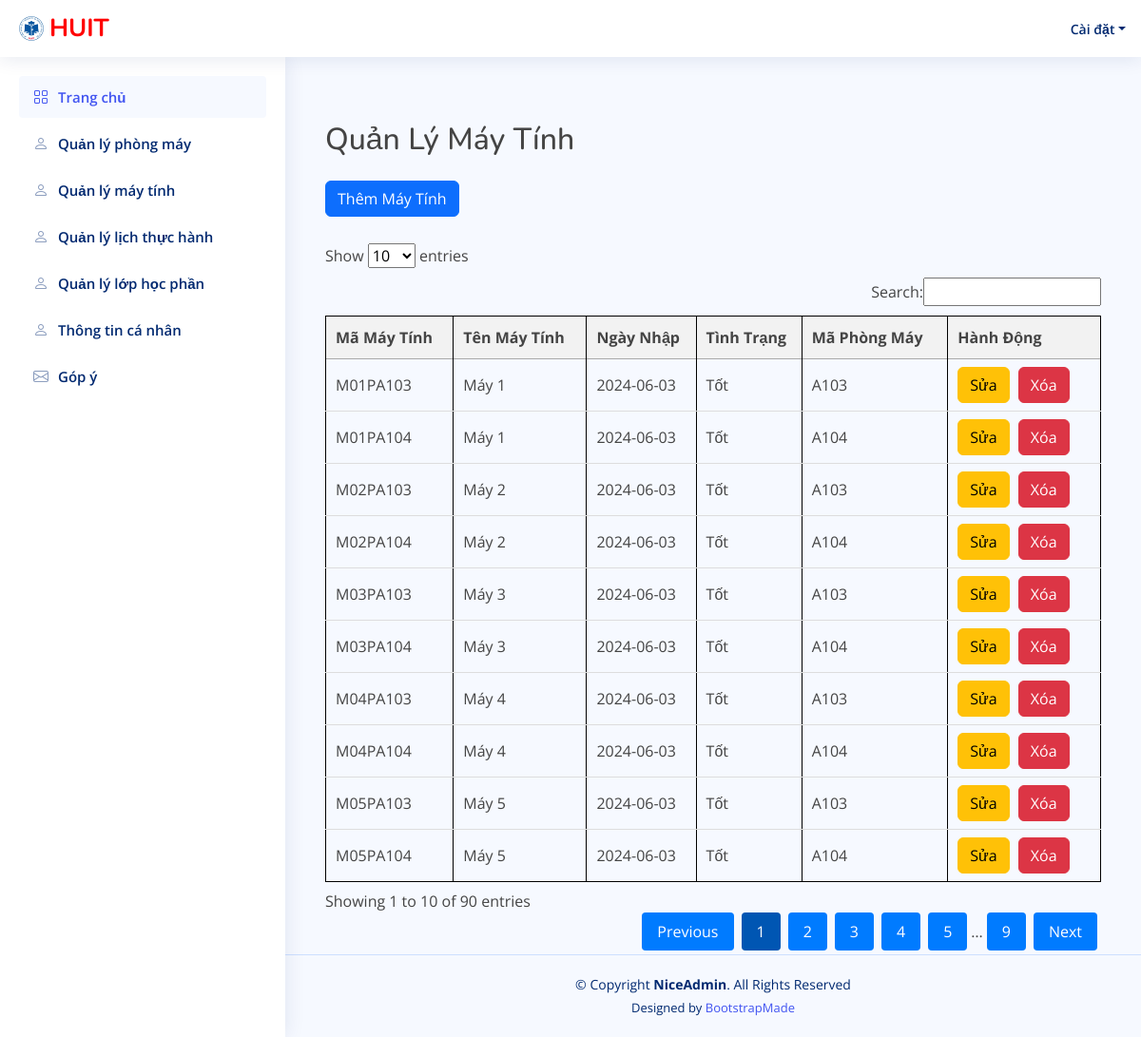
Page /DoAn_QLyPMT_Nhom11/maytinh_index.php on the committed database.
### tables this page shows
CREATE TABLE `maytinh` (
  `maMT` varchar(30) NOT NULL,
  `tenMT` varchar(30) DEFAULT NULL,
  `ngaynhap` date DEFAULT NULL,
  `tinhtrang` varchar(30) DEFAULT NULL,
  `maPM` varchar(30) DEFAULT NULL
);

### DoAn_QLyPMT_Nhom11/maytinh_index.php (the view, shortened to what this page needs)
<?php
include 'database.php';
$conn->set_charset("utf8");
$sql = "SELECT * FROM maytinh";
$result = $conn->query($sql);
$data = array();
if ($result->num_rows > 0) {
    while ($row = $result->fetch_assoc()) {
        $data[] = $row;
    }
}
?>
<!DOCTYPE html>
<html lang="en">
<head>
    <link href="assets/vendor/bootstrap/css/bootstrap.min.css" rel="stylesheet">
    <link href="assets/vendor/bootstrap-icons/bootstrap-icons.css" rel="stylesheet">
    <link href="assets/vendor/boxicons/css/boxicons.min.css" rel="stylesheet">
    <link href="assets/vendor/quill/quill.snow.css" rel="stylesheet">
    <link href="assets/vendor/quill/quill.bubble.css" rel="stylesheet">
    <link href="assets/vendor/remixicon/remixicon.css" rel="stylesheet">
    <link href="assets/vendor/simple-datatables/style.css" rel="stylesheet">
    <link href="assets/vendor/DataTables/datatables.min.css" rel="stylesheet">
    <link href="assets/css/style.css" rel="stylesheet">
</head>
<?php
 include "header.php";
 include 'sidebar.php';
?>
<body>
    <main id="main" class="main">
        <div class="container mt-5">
            <h2 class="mb-4">Quản Lý Máy Tính</h2>
            <a href="maytinh_add.php?path=maytinh/add" class="btn btn-primary mb-2">Thêm Máy Tính</a>
            <table id="mayTinhTable" class="mb-2">
                <thead>
                    <tr>
                        <th>Mã Máy Tính</th>
                        <th>Tên Máy Tính</th>
                        <th>Ngày Nhập</th>
                        <th>Tình Trạng</th>
                        <th>Mã Phòng Máy</th>
                        <th>Hành Động</th>
                    </tr>
                </thead>
                <tbody>
                    <?php foreach ($data as $row): ?>
                    <tr>
                        <td><?= $row['maMT'] ?></td>
                        <td><?= $row['tenMT'] ?></td>
                        <td><?= isset($row['ngaynhap']) ? $row['ngaynhap'] : '' ?></td>
                        <td><?= isset($row['tinhtrang']) ? $row['tinhtrang'] : '' ?></td>
                        <td><?= $row['maPM'] ?></td>
                        <td>
                            <a href="maytinh_edit.php?path=maytinh/edit&id=<?= $row['maMT'] ?>" class="btn btn-warning">Sửa</a>
                            <a href="maytinh_delete.php?path=maytinh/delete&id=<?= $row['maMT'] ?>" class="btn btn-danger">Xóa</a>
                        </td>
                    </tr>
                    <?php endforeach; ?>
                </tbody>
            </table>
        </div>
    </main>
    <br>
    <?php include 'footer.php'; ?>
</body>
</html>

### DoAn_QLyPMT_Nhom11/header.php (shortened to what this page needs)
 <header id="header" class="header fixed-top d-flex align-items-center">
<div class="d-flex align-items-center justify-content-between">
  <a href="index.php" class="logo d-flex align-items-center">
    <img src="assets/img/huitlogo.jpg" alt="">
    <span class="d-none d-lg-block">HUIT</span>
  </a>
</div>
<nav class="header-nav ms-auto">
  <ul class="d-flex align-items-center">
    <li class="nav-item dropdown pe-3">
      <a class="nav-link nav-profile d-flex align-items-center pe-0" href="#" data-bs-toggle="dropdown">
        <span class="d-none d-md-block dropdown-toggle ps-2">Cài đặt</span>
      </a>
    </li>
  </ul>
</nav>
</header>

### DoAn_QLyPMT_Nhom11/sidebar.php (shortened to what this page needs)
<aside id="sidebar" class="sidebar">
        <ul class="sidebar-nav" id="sidebar-nav">
            <li class="nav-item">
                <a class="nav-link " href="index.php">
                    <i class="bi bi-grid"></i>
                    <span>Trang chủ</span>
                </a>
            </li>
            <li class="nav-item">
                <a class="nav-link collapsed" href="phongmay_index.php">
                    <i class="bi bi-person"></i>
                    <span>Quản lý phòng máy</span>
                </a>
            </li>
            <li class="nav-item">
                <a class="nav-link collapsed" href="maytinh_index.php">
                    <i class="bi bi-person"></i>
                    <span>Quản lý máy tính</span>
                </a>
            </li>
            <li class="nav-item">
                <a class="nav-link collapsed" href="lichThucHanh_index.php">
                    <i class="bi bi-person"></i>
                    <span>Quản lý lịch thực hành</span>
                </a>
            </li>
            <li class="nav-item">
                <a class="nav-link collapsed" href="lopHocPhan_index.php">
                    <i class="bi bi-person"></i>
                    <span>Quản lý lớp học phần</span>
                </a>
            </li>
            <li class="nav-item">
                <a class="nav-link collapsed" href="users-profile.php">
                    <i class="bi bi-person"></i>
                    <span>Thông tin cá nhân</span>
                </a>
            </li>
            <li class="nav-item">
                <a class="nav-link collapsed" href="chat.php">
                    <i class="bi bi-envelope"></i>
                    <span>Góp ý</span>
                </a>
            </li>
        </ul>
    </aside>

### DoAn_QLyPMT_Nhom11/footer.php (shortened to what this page needs)
<footer id="footer" class="footer">
    <div class="copyright">
      &copy; Copyright <strong><span>NiceAdmin</span></strong>. All Rights Reserved
    </div>
    <div class="credits">
      Designed by <a href="https://bootstrapmade.com/">BootstrapMade</a>
    </div>
  </footer>

### DoAn_QLyPMT_Nhom11/assets/css/style.css (style rules this page uses)
:root { scroll-behavior: smooth; }
body { font-family: "Open Sans", sans-serif; background: #f6f9ff; color: #444444; }
a { color: #4154f1; text-decoration: none; }
h1, h2, h3, h4, h5, h6 { font-family: "Nunito", sans-serif; }
#main { margin-top: 60px; padding: 20px 30px; transition: all 0.3s; }
.logo { line-height: 1; }
@media (min-width: 1200px) { .logo { width: 280px; } }
.logo img { max-height: 26px; margin-right: 6px; }
.logo span { font-size: 26px; font-weight: 700; color: red; font-family: "Nunito", sans-serif; }
.header { transition: all 0.5s; z-index: 997; height: 60px; box-shadow: 0px 2px 20px rgba(1, 41, 112, 0.1); background-color: #fff; padding-left: 20px; }
.header-nav ul { list-style: none; }
.header-nav>ul { margin: 0; padding: 0; }
.header-nav .nav-profile { color: #012970; }
.header-nav .nav-profile span { font-size: 14px; font-weight: 600; }
.sidebar { position: fixed; top: 60px; left: 0; bottom: 0; width: 300px; z-index: 996; transition: all 0.3s; padding: 20px; overflow-y: auto; scrollbar-width: thin; scrollbar-color: #aab7cf transparent; box-shadow: 0px 0px 20px rgba(1, 41, 112, 0.1); background-color: #fff; }
@media (min-width: 1200px) { #main, #footer { margin-left: 300px; } }
.sidebar-nav { padding: 0; margin: 0; list-style: none; }
.sidebar-nav li { padding: 0; margin: 0; list-style: none; }
.sidebar-nav .nav-item { margin-bottom: 5px; }
.sidebar-nav .nav-link { display: flex; align-items: center; font-size: 15px; font-weight: 600; color: #4154f1; transition: 0.3; background: #f6f9ff; padding: 10px 15px; border-radius: 4px; }
.sidebar-nav .nav-link i { font-size: 16px; margin-right: 10px; color: #4154f1; }
.sidebar-nav .nav-link.collapsed { color: #012970; background: #fff; }
.sidebar-nav .nav-link.collapsed i { color: #899bbd; }
.footer { padding: 20px 0; font-size: 14px; transition: all 0.3s; border-top: 1px solid #cddfff; }
.footer .copyright { text-align: center; color: #012970; }
.footer .credits { padding-top: 5px; text-align: center; font-size: 13px; color: #012970; }

### DoAn_QLyPMT_Nhom11/maytinh_index.php (style rules this page uses)
table { border: 1px solid black; width: 100%; border-collapse: collapse; margin-top: 20px; }
th, td { border: 1px solid black; padding: 12px 15px; text-align: left; border-bottom: 1px solid #ddd; }
th { background-color: #f2f2f2; font-weight: bold; }
.btn { margin-right: 5px; }

### rows in the picture
maytinh: maMT "M01PA103", tenMT "Máy 1", ngaynhap "2024-06-03", tinhtrang "Tốt", maPM "A103"
maytinh: maMT "M02PA103", tenMT "Máy 2", ngaynhap "2024-06-03", tinhtrang "Tốt", maPM "A103"
maytinh: maMT "M03PA103", tenMT "Máy 3", ngaynhap "2024-06-03", tinhtrang "Tốt", maPM "A103"
maytinh: maMT "M04PA103", tenMT "Máy 4", ngaynhap "2024-06-03", tinhtrang "Tốt", maPM "A103"
maytinh: maMT "M05PA103", tenMT "Máy 5", ngaynhap "2024-06-03", tinhtrang "Tốt", maPM "A103"
maytinh: maMT "M01PA104", tenMT "Máy 1", ngaynhap "2024-06-03", tinhtrang "Tốt", maPM "A104"
maytinh: maMT "M02PA104", tenMT "Máy 2", ngaynhap "2024-06-03", tinhtrang "Tốt", maPM "A104"
maytinh: maMT "M03PA104", tenMT "Máy 3", ngaynhap "2024-06-03", tinhtrang "Tốt", maPM "A104"
maytinh: maMT "M04PA104", tenMT "Máy 4", ngaynhap "2024-06-03", tinhtrang "Tốt", maPM "A104"
maytinh: maMT "M05PA104", tenMT "Máy 5", ngaynhap "2024-06-03", tinhtrang "Tốt", maPM "A104"
